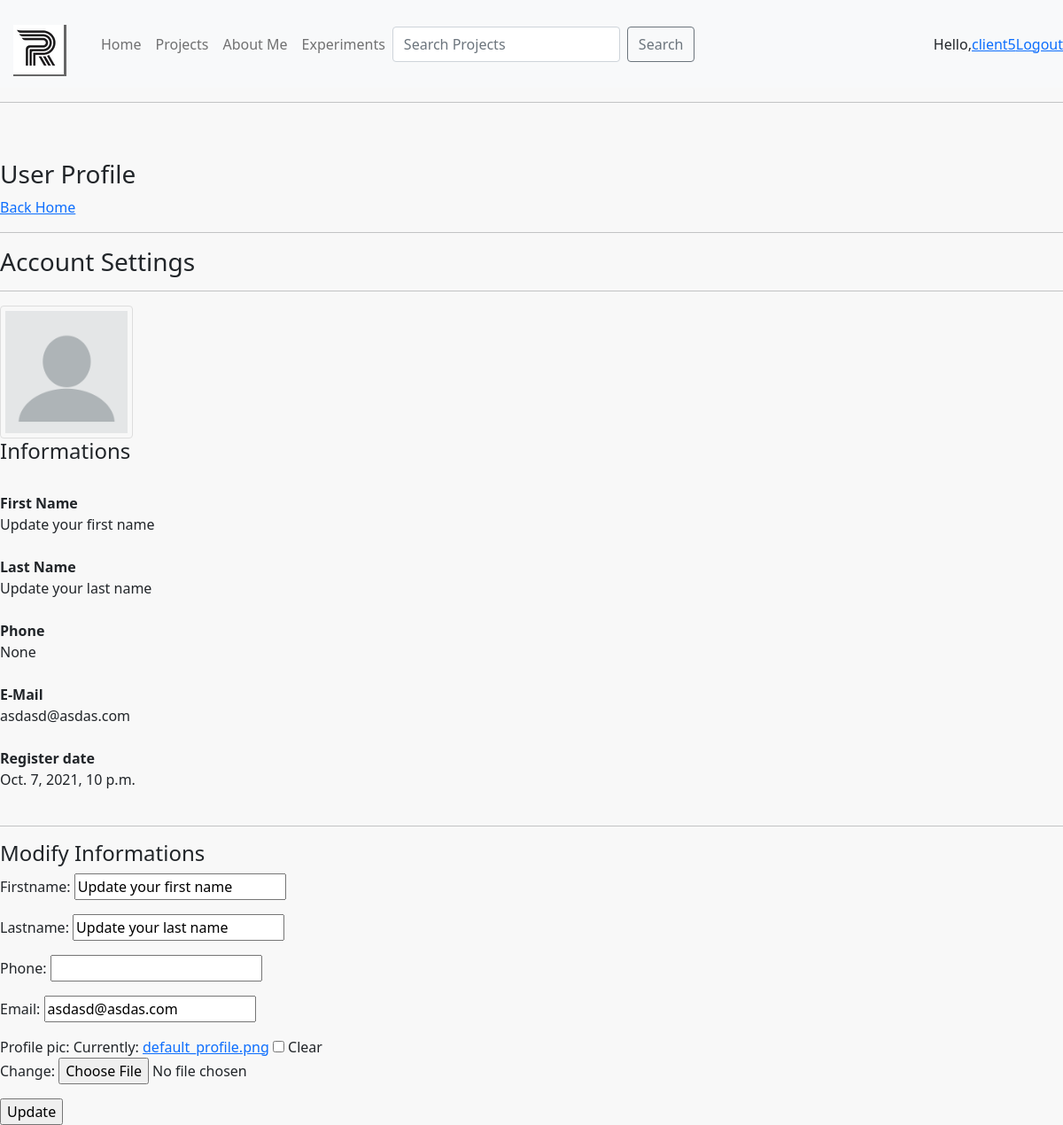
The app's page /accounts/user/ (signed in) with its own data.
### accounts/models.py (models this page shows, shortened)
class Visit(models.Model):
    user=models.OneToOneField(User, null=True, on_delete=models.CASCADE)
    name=models.CharField(default="Update your name",max_length=200,null=True)
    firstname=models.CharField(default="Update your first name",max_length=200,null=True)
    lastname=models.CharField(default="Update your last name",max_length=200,null=True)
    phone=models.CharField(default="Update your phone number",max_length=200,null=True)
    email=models.CharField(max_length=200,null=True)
    date_create=models.DateTimeField(auto_now_add=True,null=True)
    profile_pic=models.ImageField(default='default_profile.png',null=True,blank=True)
    objects=UserManager()

### accounts/decorators.py (the view)
        def wrapper_func(request,*args,**kwaargs):
            group=None
            if request.user.groups.exists():
                group=request.user.groups.all()[0].name
            if group in allowed_rules:
                return view_func(request,*args,**kwaargs)
            else:
                return HttpResponse('You are not authorized to view this page')

### accounts/forms.py
class UserForm(ModelForm):
    class Meta:
        model=Visit
        fields='__all__'
        exclude=['user','name']

### accounts/views.py (called while the page is built)
@login_required(login_url='accounts:login')
@allowed_users(allowed_rules=['admin','customer'])
def userPage(request):
    visit=request.user.visit
    form=UserForm(instance=visit)
    if request.method == 'POST':
        form = UserForm(request.POST,request.FILES,instance=visit)
        if form.is_valid():
            form.save()
    context={'form':form}
    return render(request,'accounts/user.html',context)

### accounts/templates/accounts/user.html (shortened to what this page needs)
{% extends 'navbar.html' %}
{% load static %}
{% block content %}
<h3>User Profile</h3>
<link href="{% static '/css/user.css'  %}" rel="stylesheet" type="text/css">
<div>
    <div>
        <div>
            <a  href="{%  url 'homes' %}"> Back Home </a>
            <hr>
            <h3>Account Settings</h3>
            <hr>
            <img class="profile-pic" src="{{request.user.visit.profile_pic.url}}">
            <h4>Informations</h4>
            <br>
            <div class="text">First Name</div>
            <div>{{request.user.visit.firstname}}</div>
            <br>
            <div class="text">Last Name</div>
            <div>{{request.user.visit.lastname}}</div>
            <br>
            <div class="text">Phone
            </div>
            <div>{{request.user.visit.phone}}</div>
            <br>
            <div class="text">E-Mail</div>
            <div>{{request.user.visit.email}}</div>
            <br>
            <div class="text">Register date</div>
            <div>{{request.user.visit.date_create}}</div>
        </div>
    </div>
    <br>
    <hr>
    <h4>Modify Informations</h4>
    <div>
        <div>
            <form method="POST" action="" enctype="multipart/form-data">
                {{form.as_p}}
                <input type="submit" name="Update" value="Update">
            </form>
        </div>
    </div>
</div>
{% endblock %}

### templates/navbar.html (shortened to what this page needs)
<!DOCTYPE html>
{% load static %}
<html >
<head>
    <link href="{% static '/css/main.css'  %}" rel="stylesheet" type="text/css">
    <link rel="stylesheet" href="https://cdn.jsdelivr.net/npm/bootstrap@5.1.1/dist/css/bootstrap.min.css">
</head>
<body >
    <nav class="navbar navbar-expand-lg navbar-light bg-light">
        <a class="navbar-brand" href="{% url 'homes' %}"><img  src="{% static 'images/logo2.jpg' %}"  id="logo"></a>
        <div class="collapse navbar-collapse" id="navbarText">
          <ul class="navbar-nav mr-auto">
            <li class="nav-item active">
              <a class="nav-link" href="{% url 'homes' %}">Home </a>
            </li>
            <li class="nav-item">
              <a class="nav-link" href="{% url 'projects:list' %}">Projects</a>
            </li>
            <li class="nav-item">
              <a class="nav-link" href="#">About Me</a>
            </li>
            <li class="nav-item" >
                <a class="nav-link" href="#">Experiments</a>
              </li>
              {% if user.is_authenticated %}
            <form class="d-flex" method="POST" action="{% url 'search_pr' %}">
              <input class="form-control me-2"
              type="search" placeholder="Search Projects" aria-label="Search" name="searched">
              <button class="btn btn-outline-secondary" type="submit">Search</button>
            </form>
            {% endif%}
          </ul>
             </div>
             {% if user.is_authenticated %}
              <span>Hello,<a href="{% url 'accounts:userpage' %}">{{ request.user }}</a> <br></span>
              <br>
              <span><a href="{% url 'accounts:logout' %}"> Logout </a></span>
             {% else %}
                <span><a href="{% url 'accounts:login' %}"> Login </a></span>
             {% endif%}
      </nav>
      <div class="wrapper">
        <hr>
        <br>
          <br>
          {% block content %}
          {% endblock %}
      </div>
</body>
</html>

### staticfiles/css/main.css (style rules this page uses)
body { background-color: #F8F8F8!important; }
#logo { color: #fff; font-size: 35px; margin: 15px 15px 0 15px; transition: 0.2s; transition-property: color, transform; }

### staticfiles/css/user.css (style rules this page uses)
.profile-pic { border: 1px solid #ddd; border-radius: 4px; padding: 5px; width: 150px; height: 150px; }
.text { font-weight: bold; }

### records on screen
Visit: firstname "Update your first name", lastname "Update your last name", email "asdasd@asdas.com"

### other values on screen
{{ request.user }} "client5"
{{ request.user.visit.firstname }} "Update your first name"
{{ request.user.visit.lastname }} "Update your last name"
{{ request.user.visit.phone }} "None"
{{ request.user.visit.email }} "asdasd@asdas.com"
{{ request.user.visit.date_create }} "Oct. 7, 2021, 10 p.m."
